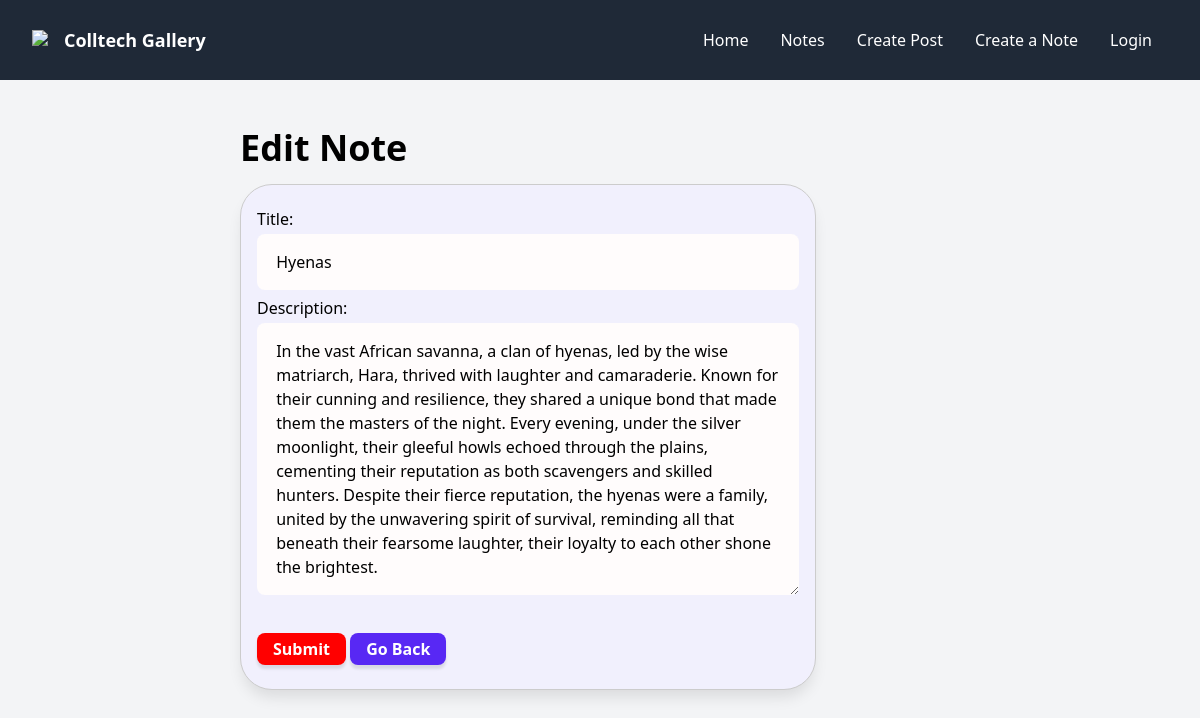
Screenshot of /note/edit/30/ with the database file from the repository.
### posts_app/models.py (models this page shows, shortened)
class Note(models.Model):
    author = models.ForeignKey(User,null=False, on_delete=models.CASCADE)
    title = models.CharField(max_length=200, null=False)
    description = models.TextField()
    created_at = models.DateTimeField(auto_now_add=True)
    updated_at = models.DateTimeField(auto_now=True)
    class Meta:
        ordering = ['-created_at']

### posts_app/views.py (the view)
# urls.py: path('note/edit/<pk>/',NoteEditView, name="edit-note"),
def NoteEditView(request, pk):
    note = Note.objects.get(id=pk)
    form = NoteEditForm(instance=note)
    if request.method == 'POST':
        form = NoteEditForm(request.POST, instance=note)
        if form.is_valid():
            form.save()
            messages.success(request,'Note updated successfully!')
            return redirect('notes')
    context = {
        'note': note,
        'form': form
    }
    return render(request, 'a_posts/note_edit.html', context)

### posts_app/forms.py
class NoteEditForm(ModelForm):
    class Meta:
        model = Note
        fields = ['title','description', ]

### posts_app/templates/a_posts/note_edit.html (shortened to what this page needs)
{% extends 'layouts/b.html' %}
{% block content %}
<h1>Edit Note</h1>
<div class="card p-4">
    <div class="pb-2">
        <form method='POST'>
            {{ form }}
            <div class="pt-4">
                <button class="deletebtn" type="submit">Submit</button>
                <a class="editbtn" type="submit" href="{{ request.META.HTTP_REFERER }}">Go Back</a>
            </div>
        </form>
    </div>
</div>
{% endblock %}

### posts_app/templates/base.html (style rules this page uses)
* { margin:0px; padding:0px; box-sizing:border-box; transition:all .2s linear; text-decoration:none; outline:none; border:none; }
html { scroll-padding-top:10px; scroll-behavior:smooth; overflow-x:hidden; }
:root { --primary: rgb(88, 40, 244); --primary-hover: rgb(58, 1, 245); --black: #1f2937; --font1: 'Shantell Sans', sans-serif; }
h1 { @apply text-4xl font-bold mb-4 }
.button, button,[type=submit], [type='button'] { display: inline-flex; flex-wrap: wrap; align-items: center; justify-content: center; flex-shrink: 0; text-align: center; border-radius: 0.5rem; cursor: pointer; padding: 0 1rem; min-height: 3.3rem; font-weight: 600; box-shadow: 0 4px 3px rgba(0, 0, 0, 0.1); transition-property: transform; transition-duration: .2s; color: white; background-color: var(--primary); width: fit-content; }
.deletebtn { display: inline-flex; flex-wrap: wrap; align-items: center; justify-content: center; flex-shrink: 0; text-align: center; border-radius: 0.5rem; cursor: pointer; padding: 0 1rem; min-height: 2rem; font-weight: 600; box-shadow: 0 4px 3px rgba(0, 0, 0, 0.1); transition-property: transform; transition-duration: .2s; color: white; background-color: red; width: fit-content; }
.editbtn { display: inline-flex; flex-wrap: wrap; align-items: center; justify-content: center; flex-shrink: 0; text-align: center; border-radius: 0.5rem; cursor: pointer; padding: 0 1rem; min-height: 2rem; font-weight: 600; box-shadow: 0 4px 3px rgba(0, 0, 0, 0.1); transition-property: transform; transition-duration: .2s; color: white; background-color:var(--primary); width: fit-content; }
.card { display: flex; flex-direction: column; overflow: hidden; position: relative; border-radius: 2rem; box-shadow: 0 10px 15px -3px rgba(0,0,0,0.1); margin-bottom: 2rem; background-color: rgb(241, 240, 253); padding-bottom: 1rem; width: 80%; border:1px solid #ccc; }
html, body { margin: 0; min-height: 100%; }
label, input { display: block; }
label { margin: 6px 0 3px; }
input, textarea { width: 100%; }
.textarea, textarea { margin-bottom: 1rem; }
.textarea, textarea, input { border-radius: 0.5rem; padding: 1rem 1.2rem; background-color: rgb(255, 252, 252); outline:none; }

### rows the page displays
Note: title "Hyenas", description "In the vast African savanna, a clan of hyenas, led by the wise matriarch, Hara, thrived with laughter and camaraderie. Known for their cunning and resilience, they shared a unique bond that made them the masters of the night. Every evening, under the silver moonlight, their gleeful howls echoed through the plains, cementing their reputation as both scavengers and skilled hunters. Despite their fierce reputation, the hyenas were a family, united by the unwavering spirit of survival, reminding all that beneath their fearsome laughter, their loyalty to each other shone the brightest."
